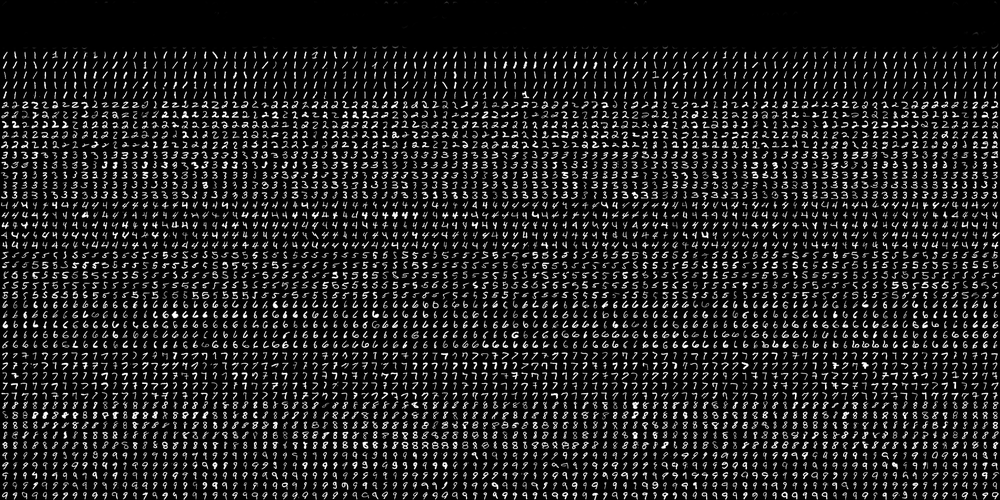
//> input picture digits-classification/digits.png, 1000 x 500 px, shrunk from 2000 x 1000 before the run
$ ./train_digits   (built with g++ and OpenCV 4)
//> lines starting //> are read from the running program, lines starting //| are printed output that depends on the picture; after the words box and inside, x2 and y2 are one past the last pixel; in counts of white or black regions, pixels touching at a corner belong together
#include <iostream>
#include <opencv2/highgui.hpp>
#include <opencv2/imgproc.hpp>
#include "opencv2/objdetect.hpp"
#include <opencv2/ml.hpp>

using namespace cv::ml;
using namespace cv;
using namespace std;

string pathName = "digits.png";
int SZ = 20;
float affineFlags = WARP_INVERSE_MAP|INTER_LINEAR;

Mat deskew(Mat& img){
    Moments m = moments(img);
    if(abs(m.mu02) < 1e-2){
        return img.clone();
    }
    float skew = m.mu11/m.mu02;
    Mat warpMat = (Mat_<float>(2, 3) << 1, skew, -0.5*SZ*skew, 0, 1, 0);
    Mat imgOut = Mat::zeros(img.rows, img.cols, img.type());
    warpAffine(img, imgOut, warpMat, imgOut.size(), affineFlags);

    return imgOut;
}

void loadTrainTestLabel(string &pathName,
        vector<Mat> &trainCells,
        vector<Mat> &testCells,
        vector<int> &trainLabels,
        vector<int> &testLabels) {

    Mat img = imread(pathName, CV_LOAD_IMAGE_GRAYSCALE);
//> img is the input picture: 500 rows x 1000 cols, CV_8UC1; min 0, max 255, mean 31.3
    int ImgCount = 0;
    for(int i = 0; i < img.rows; i = i + SZ) {
        for(int j = 0; j < img.cols; j = j + SZ) {
            Mat digitImg = (img.colRange(j, j+SZ).rowRange(i, i+SZ)).clone();
            if(j < int(0.9*img.cols)) {
                trainCells.push_back(digitImg);
            } else {
                testCells.push_back(digitImg);
            }
            ImgCount++;
        }
    }
//> this loop made 25 passes
//> ImgCount on passes 1 to 12: 50, 100, 150, 200, 250, 300, 350, 400, 450, 500, 550, 600
//> trainCells[1]: 20 rows x 20 cols, CV_8UC1; every value is 0
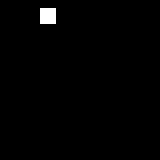
//> trainCells[3]: 20 rows x 20 cols, CV_8UC1 (shown 8 times larger); values 0 (black) and 1 (white), 1% white in thin lines or dots, all inside (x1, y1, x2, y2) = (5, 1, 7, 3)
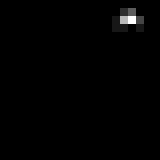
//> trainCells[4]: 20 rows x 20 cols, CV_8UC1 (shown 8 times larger); min 0, max 11, mean 0.08; drawn with min black and max white
//> testCells[0]: 20 rows x 20 cols, CV_8UC1; values 0 (black) and 1 (white), 1% white in thin lines or dots, all inside (x1, y1, x2, y2) = (16, 11, 18, 13)
//> testCells[1]: 20 rows x 20 cols, CV_8UC1; values 0 (black) and 1 (white), 1.5% white in thin lines or dots, all inside (x1, y1, x2, y2) = (5, 12, 8, 14)
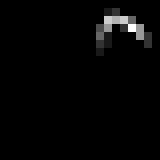
//> testCells[2]: 20 rows x 20 cols, CV_8UC1 (shown 8 times larger); min 0, max 10, mean 0.19; drawn with min black and max white
//> after the loop, ImgCount = 1250

    cout << "Image Count : " << ImgCount << endl;
//| Image Count : 1250
    float digitClassNumber = 0;

    for(int z = 0; z < int(0.9 * ImgCount); z++) {
        if (z % 450 == 0 && z != 0) {
            digitClassNumber = digitClassNumber + 1;
        }
        trainLabels.push_back(digitClassNumber);
    }
//> after the loop, digitClassNumber = 2; trainLabels = 1125 values from 0 to 2

    digitClassNumber = 0;
    for (int z = 0; z< int(0.1 * ImgCount); z++) {
        if (z % 50 == 0 && z != 0) {
            digitClassNumber = digitClassNumber + 1;
        }
        testLabels.push_back(digitClassNumber);
    }
//> this loop made 125 passes
//> after the loop, digitClassNumber = 2; testLabels = 125 values from 0 to 2
}

void CreateDeskewedTrainTest(vector<Mat> &deskewedTrainCells,
        vector<Mat> &deskewedTestCells,
        vector<Mat> &trainCells,
        vector<Mat> &testCells) {

    for (int i = 0;i < trainCells.size(); i++) {
    	Mat deskewedImg = deskew(trainCells[i]);
    	deskewedTrainCells.push_back(deskewedImg);
    }

    for (int i = 0; i < testCells.size(); i++) {
    	Mat deskewedImg = deskew(testCells[i]);
    	deskewedTestCells.push_back(deskewedImg);
    }
}

HOGDescriptor hog(
        Size(20, 20), //winSize
        Size(10, 10), //blocksize
        Size(5, 5), //blockStride,
        Size(10, 10), //cellSize,
                 9, //nbins,
                  1, //derivAper,
                 -1, //winSigma,
                  0, //histogramNormType,
                0.2, //L2HysThresh,
                  0, //gammal correction,
                  64, //nlevels=64
                  1);

void CreateTrainTestHOG(vector<vector<float> > &trainHOG,
        vector<vector<float> > &testHOG,
        vector<Mat> &deskewedtrainCells,
        vector<Mat> &deskewedtestCells) {

    for (int y = 0; y < deskewedtrainCells.size(); y++) {
        vector<float> descriptors;
    	hog.compute(deskewedtrainCells[y], descriptors);
    	trainHOG.push_back(descriptors);
    }

    for (int y = 0; y < deskewedtestCells.size(); y++) {
        vector<float> descriptors;
    	hog.compute(deskewedtestCells[y], descriptors);
    	testHOG.push_back(descriptors);
    }
}

void ConvertVectortoMatrix(vector<vector<float> > &trainHOG,
        vector<vector<float> > &testHOG,
        Mat &trainMat,
        Mat &testMat) {

    int descriptor_size = trainHOG[0].size();

    for (int i = 0; i < trainHOG.size(); i++) {
        for (int j = 0; j < descriptor_size; j++) {
           trainMat.at<float>(i, j) = trainHOG[i][j];
        }
    }

    for (int i = 0; i < testHOG.size(); i++) {
        for (int j = 0;j < descriptor_size; j++) {
            testMat.at<float>(i, j) = testHOG[i][j];
        }
    }
}

void getSVMParams(SVM *svm) {
    cout << "Kernel type     : " << svm->getKernelType() << endl;
    cout << "Type            : " << svm->getType() << endl;
    cout << "C               : " << svm->getC() << endl;
    cout << "Degree          : " << svm->getDegree() << endl;
    cout << "Nu              : " << svm->getNu() << endl;
    cout << "Gamma           : " << svm->getGamma() << endl;
}

void SVMtrain(Mat &trainMat, vector<int> &trainLabels, Mat &testResponse, Mat &testMat) {
    Ptr<SVM> svm = SVM::create();
    svm->setGamma(0.50625);
    svm->setC(12.5);
    svm->setKernel(SVM::RBF);
    svm->setType(SVM::C_SVC);
    Ptr<TrainData> td = TrainData::create(trainMat, ROW_SAMPLE, trainLabels);
    svm->train(td);
    svm->trainAuto(td);
    svm->save("model4.yml");
    svm->predict(testMat, testResponse);
    getSVMParams(svm);
}

void SVMevaluate(Mat &testResponse, float &count, float &accuracy, vector<int> &testLabels) {
    for(int i = 0; i < testResponse.rows; i++) {
        //cout << testResponse.at<float>(i, 0) << " " << testLabels[i] << endl;
        if(testResponse.at<float>(i, 0) == testLabels[i]) {
            count = count + 1;
        }
    }

    accuracy = (count/testResponse.rows)*100;
}

int main() {
    vector<Mat> trainCells;
    vector<Mat> testCells;
    vector<int> trainLabels;
    vector<int> testLabels;
    loadTrainTestLabel(pathName, trainCells, testCells, trainLabels, testLabels);
//> trainLabels = 1125 values from 0 to 2; testLabels = 125 values from 0 to 2

    vector<Mat> deskewedTrainCells;
    vector<Mat> deskewedTestCells;
    CreateDeskewedTrainTest(deskewedTrainCells, deskewedTestCells, trainCells, testCells);
//> the loop in CreateDeskewedTrainTest, `for (int i = 0;i < trainCells.size(); i++)` made 1125 passes
//> (skew in deskew, warpMat in deskew) on passes 1, 3, 4: (-0.914, [[1, -0.914, 9.14], [0, 1, 0]]), (0.3, [[1, 0.3, -3], [0, 1, 0]]), (0, [[1, 0, 0], [0, 1, 0]])
//> after the loop in CreateDeskewedTrainTest, `for (int i = 0;i < trainCells.size(); i++)`:
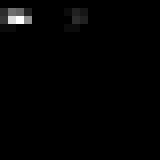
//> deskewedTrainCells[5]: 20 rows x 20 cols, CV_8UC1 (shown 8 times larger); min 0, max 23, mean 0.3; drawn with min black and max white
//> the loop in CreateDeskewedTrainTest, `for (int i = 0; i < testCells.size(); i++)` made 125 passes
//> (skew in deskew, warpMat in deskew) on passes 1, 2, 3, 4, 5, 9, 10, 11, 12, 13, 14, 15: (0, [[1, 0, 0], [0, 1, 0]]), (0, [[1, 0, 0], [0, 1, 0]]), (0.198, [[1, 0.198, -1.98], [0, 1, 0]]), (-0.916, [[1, -0.916, 9.16], [0, 1, 0]]), (0.662, [[1, 0.662, -6.62], [0, 1, 0]]), (0.73, [[1, 0.73, -7.3], [0, 1, 0]]), (-0.995, [[1, -0.995, 9.95], [0, 1, 0]]), (0.111, [[1, 0.111, -1.11], [0, 1, 0]]), (-0.0964, [[1, -0.0964, 0.964], [0, 1, 0]]), (-0.773, [[1, -0.773, 7.73], [0, 1, 0]]), (0.00918, [[1, 0.00918, -0.0918], [0, 1, 0]]), (-0.443, [[1, -0.443, 4.43], [0, 1, 0]])
//> after the loop in CreateDeskewedTrainTest, `for (int i = 0; i < testCells.size(); i++)`:
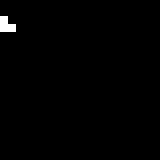
//> deskewedTestCells[3]: 20 rows x 20 cols, CV_8UC1 (shown 8 times larger); values 0 (black) and 1 (white), 0.75% white in thin lines or dots, all inside (x1, y1, x2, y2) = (0, 2, 2, 4)

    std::vector<std::vector<float> > trainHOG;
    std::vector<std::vector<float> > testHOG;
    CreateTrainTestHOG(trainHOG, testHOG, deskewedTrainCells, deskewedTestCells);
//> after the loop in CreateTrainTestHOG, `for (int y = 0; y < deskewedtrainCells.size(); y++)`: trainHOG = 1125 items
//> the loop in CreateTrainTestHOG, `for (int y = 0; y < deskewedtestCells.size(); y++)` made 125 passes
//> after the loop in CreateTrainTestHOG, `for (int y = 0; y < deskewedtestCells.size(); y++)`: testHOG = 125 items
//> trainHOG = 1125 items; testHOG = 125 items

    int descriptor_size = trainHOG[0].size();
//> descriptor_size = 81
    cout << "Descriptor Size : " << descriptor_size << endl;
//| Descriptor Size : 81

    Mat trainMat(trainHOG.size(), descriptor_size, CV_32FC1);
//> trainMat: 1125 rows x 81 cols, CV_32FC1; every value is 0
    Mat testMat(testHOG.size(), descriptor_size, CV_32FC1);
//> testMat: 125 rows x 81 cols, CV_32FC1; every value is 0
    ConvertVectortoMatrix(trainHOG, testHOG, trainMat, testMat);
//> after the loop in ConvertVectortoMatrix, `for (int i = 0; i < trainHOG.size(); i++)`:
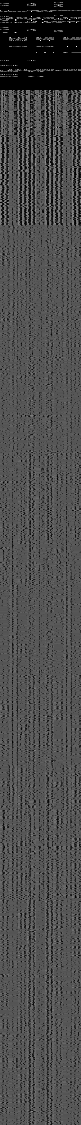
//> trainMat: 1125 rows x 81 cols, CV_32FC1; min 0, max 0.992, mean 0.298
//> the loop in ConvertVectortoMatrix, `for (int i = 0; i < testHOG.size(); i++)` made 125 passes
//> after the loop in ConvertVectortoMatrix, `for (int i = 0; i < testHOG.size(); i++)`:
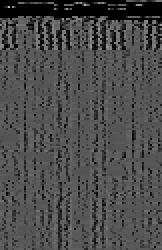
//> testMat: 125 rows x 81 cols, CV_32FC1 (shown 2 times larger); min 0, max 0.745, mean 0.3

    Mat testResponse;
    SVMtrain(trainMat, trainLabels, testResponse, testMat);
//> in SVMtrain, `svm->predict(testMat, testResponse);`: testResponse = 125 values, max 2 at index 41, min 0 at index 0, mean 0.856

    float count = 0;
    float accuracy = 0 ;
    SVMevaluate(testResponse, count, accuracy, testLabels);
//> after the loop in SVMevaluate, `for(int i = 0; i < testResponse.rows; i++)`: count = 103
//> in SVMevaluate, `accuracy = (count/testResponse.rows)*100;`: accuracy = 82.4
//> count = 103; accuracy = 82.4

    cout << "Accuracy        : " << accuracy << "%"<< endl;
//| Accuracy        : 82.4%
    return 0;
}
